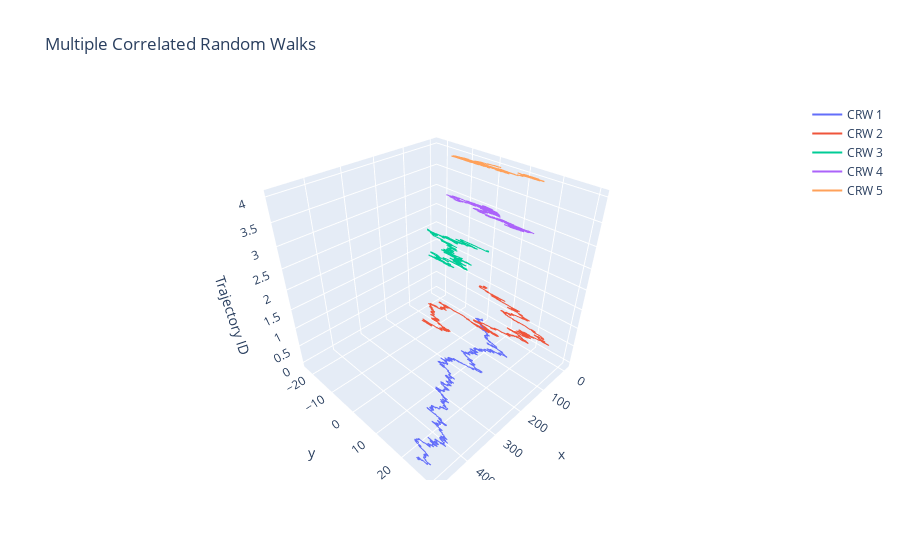

Source (notebook cell):
### Markdown cell above
# Activity 5: Correlated Random Walk - Vec2d - N Trajectories

### Code cell
def multiple_crw(n_traj=5, n_steps=1000, scale=1.0 , c = 0.5):
    fig = go.Figure()

    for i in range(n_traj):
        pos = Vec2d(0, 0)
        trajectory = [pos.to_tuple()]
        
        for _ in range(n_steps):
            angle = wrapcauchy.rvs(c, scale=scale * (i + 1))  # Diferente coeficiente de Cauchy para cada trayectoria
            step = Vec2d(1, 0).rotated(angle)
            pos += step
            trajectory.append(pos.to_tuple())

        x, y = zip(*trajectory)
        z = np.full(len(x), i)  # Usamos un valor fijo de Z para separar las trayectorias en 3D

        fig.add_trace(go.Scatter3d(x=x, y=y, z=z, mode='lines', name=f'CRW {i+1}'))

    print(f"Generadas {n_traj} trayectorias con {n_steps} pasos cada una.")
    
    fig.update_layout(title="Multiple Correlated Random Walks",
                      scene=dict(zaxis_title="Trajectory ID"),
                      showlegend=True)
    fig.show()

# Llamada de prueba
multiple_crw()

### Figure 1 — Plotly figure (JSON) as saved in the notebook; plotly's stock layout.template omitted (floating-point values rounded to 4 significant figures; data arrays with more than 128 entries replaced by an {"elided": "..."} marker saying what was removed)
{"data": [{"mode": "lines", "name": "CRW 1", "type": "scatter3d", "x": {"elided": "1001 float values"}, "y": {"elided": "1001 float values"}, "z": {"elided": "1001 int values"}}, {"mode": "lines", "name": "CRW 2", "type": "scatter3d", "x": {"elided": "1001 float values"}, "y": {"elided": "1001 float values"}, "z": {"elided": "1001 int values"}}, {"mode": "lines", "name": "CRW 3", "type": "scatter3d", "x": {"elided": "1001 float values"}, "y": {"elided": "1001 float values"}, "z": {"elided": "1001 int values"}}, {"mode": "lines", "name": "CRW 4", "type": "scatter3d", "x": {"elided": "1001 float values"}, "y": {"elided": "1001 float values"}, "z": {"elided": "1001 int values"}}, {"mode": "lines", "name": "CRW 5", "type": "scatter3d", "x": {"elided": "1001 float values"}, "y": {"elided": "1001 float values"}, "z": {"elided": "1001 int values"}}], "layout": {"scene": {"zaxis": {"title": {"text": "Trajectory ID"}}}, "showlegend": true, "title": {"text": "Multiple Correlated Random Walks"}}}
